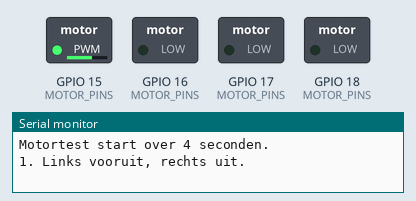
The sketch below on a simulated ESP32. On the bench: switched loads named in the sketch (green lamp = pin HIGH), the last lines printed to the serial monitor.

Above: at 4.1 s.
At 7.6 s:
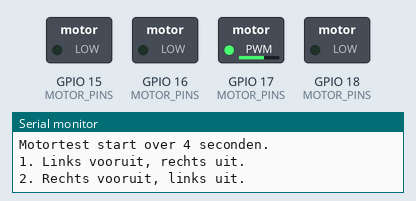
At 11.4 s:
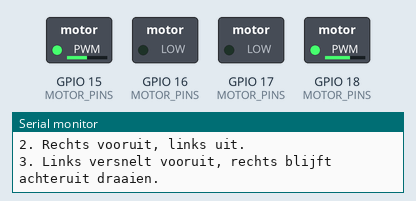
At 13.2 s:
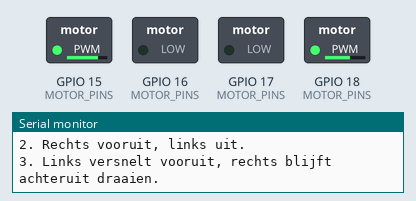
At 15.3 s:
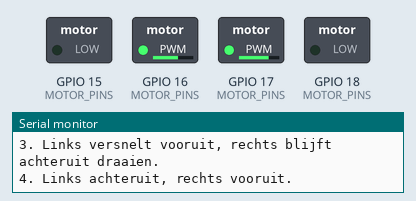
At 17.3 s:
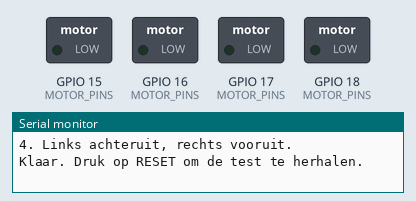
Timing chart, 0 to 18.8 s (numbered marks = the images above):
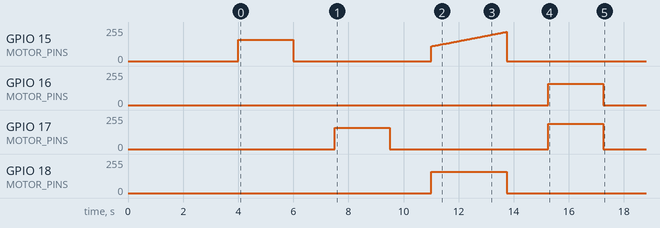

The sketch:

HBridgePoC.ino
```cpp
#include <Arduino.h>

constexpr uint8_t LEFT_IN1 = 15;
constexpr uint8_t LEFT_IN2 = 16;
constexpr uint8_t RIGHT_IN1 = 17;
constexpr uint8_t RIGHT_IN2 = 18;
constexpr uint8_t MOTOR_PINS[] = {LEFT_IN1, LEFT_IN2, RIGHT_IN1, RIGHT_IN2};
constexpr uint32_t PWM_FREQ = 20000;
constexpr uint8_t PWM_BITS = 8;
constexpr int PWM_MAX = (1 << PWM_BITS) - 1;

// Positief: IN1 krijgt PWM. Negatief: IN2 krijgt PWM.
// Bij 0 blijven beide ingangen laag en loopt de motor vrij uit.
void setMotor(uint8_t in1, uint8_t in2, int command) {
  command = constrain(command, -PWM_MAX, PWM_MAX);
  if (command >= 0) {
    ledcWrite(in2, 0);
    ledcWrite(in1, command);
  } else {
    ledcWrite(in1, 0);
    ledcWrite(in2, -command);
  }
}

void setMotors(int left, int right) {
  setMotor(LEFT_IN1, LEFT_IN2, left);
  setMotor(RIGHT_IN1, RIGHT_IN2, right);
}

void setup() {
  Serial.begin(115200);
  for (uint8_t pin : MOTOR_PINS) {
    pinMode(pin, OUTPUT);
    digitalWrite(pin, LOW);
  }
  for (uint8_t pin : MOTOR_PINS) {
    if (!ledcAttach(pin, PWM_FREQ, PWM_BITS)) {
      Serial.println("PWM instellen mislukt. De motortest is afgebroken.");
      return;
    }
    ledcWrite(pin, 0);
  }

  Serial.println("Motortest start over 4 seconden.");
  delay(4000);

  Serial.println("1. Links vooruit, rechts uit.");
  setMotors(160, 0);
  delay(2000);
  setMotors(0, 0);
  delay(1500);

  Serial.println("2. Rechts vooruit, links uit.");
  setMotors(0, 160);
  delay(2000);
  setMotors(0, 0);
  delay(1500);

  Serial.println("3. Links versnelt vooruit, rechts blijft achteruit draaien.");
  setMotors(110, -160);
  for (int left = 111; left <= 220; ++left) {
    setMotor(LEFT_IN1, LEFT_IN2, left);
    delay(25);
  }
  setMotors(0, 0);
  delay(1500);

  Serial.println("4. Links achteruit, rechts vooruit.");
  setMotors(-160, 190);
  delay(2000);
  setMotors(0, 0);
  Serial.println("Klaar. Druk op RESET om de test te herhalen.");
}

void loop() {
  // De test draait eenmaal per reset. Daarna blijven beide motoren uit.
}
```
